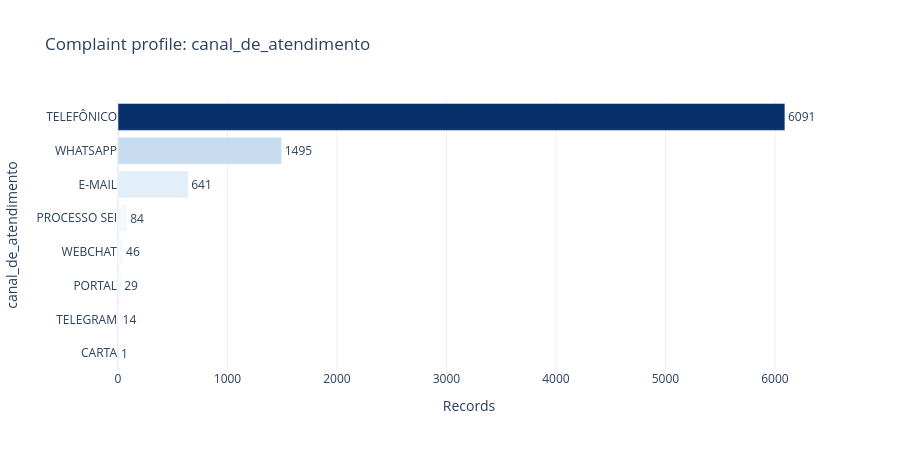
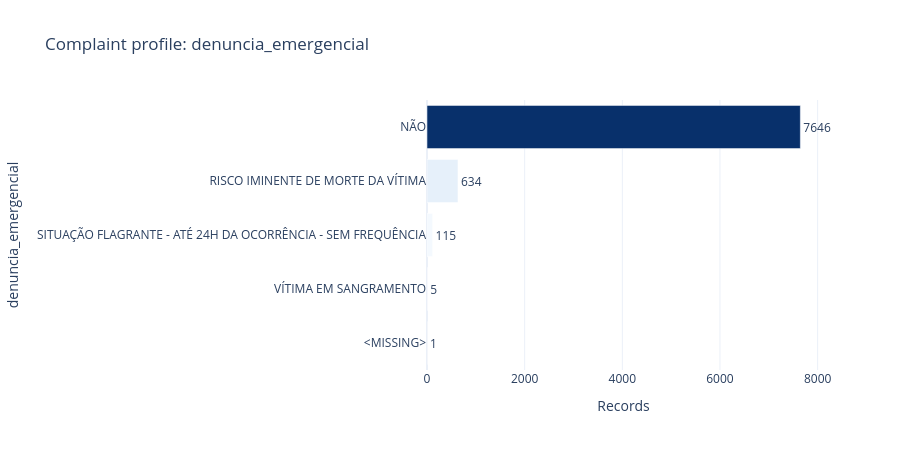
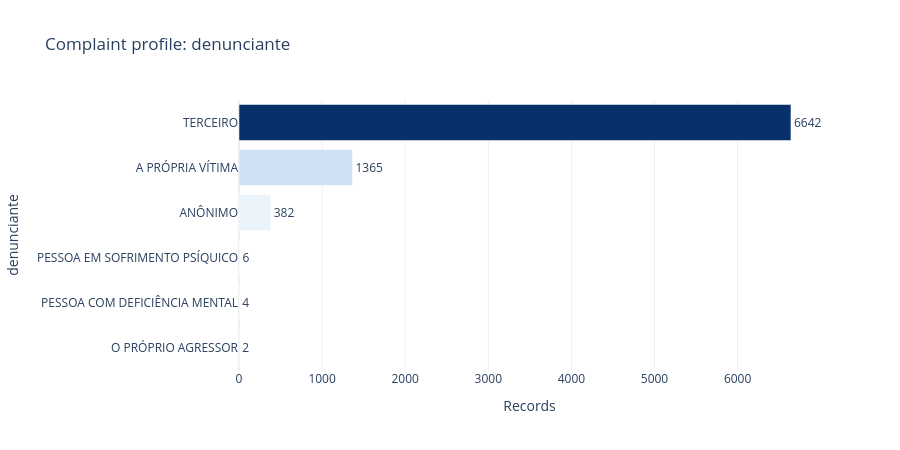
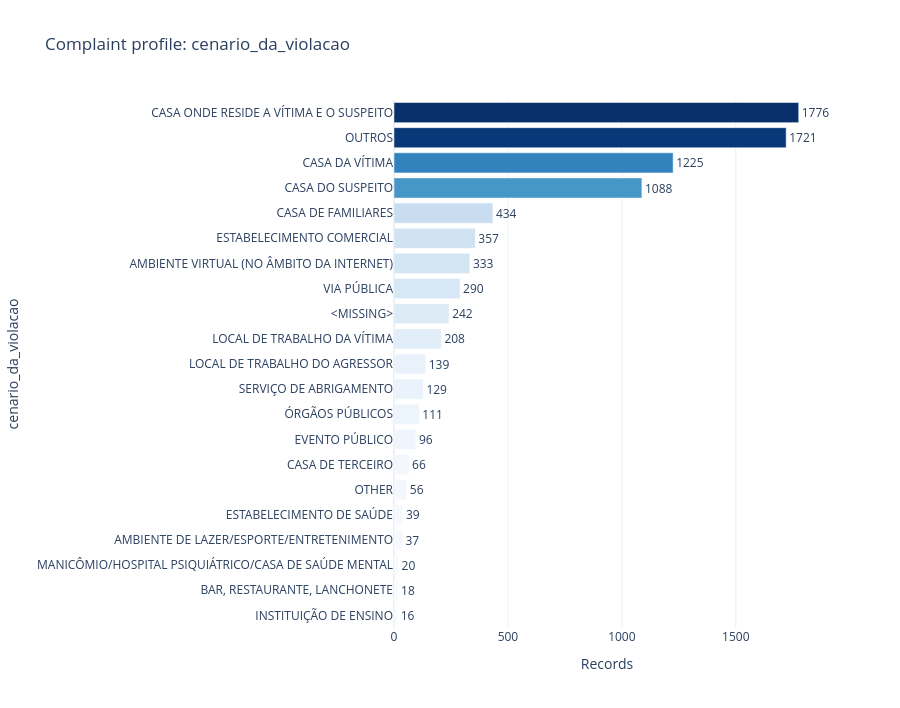

The notebook cell these images were saved under, in order:
### Markdown cell above
## 4.7 Complaint intake and context

These variables describe how the complaint entered the system and the reported setting or recurrence. They characterize recorded reports, not the underlying prevalence of violations.

### Code cell
COMPLAINT_VARIABLES = [
    "canal_de_atendimento", "denuncia_emergencial", "denunciante",
    "cenario_da_violacao", "frequencia", "inicio_das_violacoes"
]
complaint_tables = {}
for column in [c for c in COMPLAINT_VARIABLES if c in df_analysis.columns]:
    fig, table = plot_frequency(
        df_analysis, column,
        title=f"Complaint profile: {column}", top_n=TOP_N,
        include_missing=INCLUDE_MISSING_IN_CHARTS
    )
    fig.show()
    save_figure(fig, f"complaint_{column}.html")
    table.to_csv(TABLE_DIR / f"frequency_{column}.csv", index=False, encoding="utf-8-sig")
    complaint_tables[column] = table

### Figure 1 — Plotly figure (JSON) as saved in the notebook; plotly's stock layout.template omitted (floating-point values rounded to 4 significant figures)
{"data": [{"cliponaxis": false, "customdata": [[0.01, 0.01], [0.17, 0.17], [0.35, 0.35], [0.55, 0.55], [1, 1], [7.63, 7.63], [17.8, 17.8], [72.5, 72.5]], "hovertemplate": "Records=%{marker.color}<br>canal_de_atendimento=%{y}<br>percent_total=%{customdata[0]}<br>percent_valid=%{customdata[1]}<extra></extra>", "legendgroup": "", "marker": {"color": [1, 14, 29, 46, 84, 641, 1495, 6091], "coloraxis": "coloraxis", "pattern": {"shape": ""}}, "name": "", "orientation": "h", "showlegend": false, "text": [1.0, 14.0, 29.0, 46.0, 84.0, 641.0, 1495.0, 6091.0], "textposition": "outside", "type": "bar", "x": [1, 14, 29, 46, 84, 641, 1495, 6091], "xaxis": "x", "y": ["CARTA", "TELEGRAM", "PORTAL", "WEBCHAT", "PROCESSO SEI", "E-MAIL", "WHATSAPP", "TELEFÔNICO"], "yaxis": "y"}], "layout": {"barmode": "relative", "coloraxis": {"autocolorscale": false, "colorbar": {"title": {"text": "Records"}}, "colorscale": [[0, "rgb(247,251,255)"], [0.125, "rgb(222,235,247)"], [0.25, "rgb(198,219,239)"], [0.375, "rgb(158,202,225)"], [0.5, "rgb(107,174,214)"], [0.625, "rgb(66,146,198)"], [0.75, "rgb(33,113,181)"], [0.875, "rgb(8,81,156)"], [1, "rgb(8,48,107)"]], "showscale": false}, "height": 450, "legend": {"tracegroupgap": 0}, "title": {"text": "Complaint profile: canal_de_atendimento"}, "xaxis": {"anchor": "y", "domain": [0, 1], "title": {"text": "Records"}}, "yaxis": {"anchor": "x", "domain": [0, 1], "title": {"text": "canal_de_atendimento"}}}}

### Figure 2 — Plotly figure (JSON) as saved in the notebook; plotly's stock layout.template omitted (floating-point values rounded to 4 significant figures)
{"data": [{"cliponaxis": false, "customdata": [[0.01, null], [0.06, 0.06], [1.37, 1.37], [7.55, 7.55], [91.01, 91.02]], "hovertemplate": "Records=%{marker.color}<br>denuncia_emergencial=%{y}<br>percent_total=%{customdata[0]}<br>percent_valid=%{customdata[1]}<extra></extra>", "legendgroup": "", "marker": {"color": [1, 5, 115, 634, 7646], "coloraxis": "coloraxis", "pattern": {"shape": ""}}, "name": "", "orientation": "h", "showlegend": false, "text": [1.0, 5.0, 115.0, 634.0, 7646.0], "textposition": "outside", "type": "bar", "x": [1, 5, 115, 634, 7646], "xaxis": "x", "y": ["<MISSING>", "VÍTIMA EM SANGRAMENTO", "SITUAÇÃO FLAGRANTE - ATÉ 24H DA OCORRÊNCIA - SEM FREQUÊNCIA", "RISCO IMINENTE DE MORTE DA VÍTIMA", "NÃO"], "yaxis": "y"}], "layout": {"barmode": "relative", "coloraxis": {"autocolorscale": false, "colorbar": {"title": {"text": "Records"}}, "colorscale": [[0, "rgb(247,251,255)"], [0.125, "rgb(222,235,247)"], [0.25, "rgb(198,219,239)"], [0.375, "rgb(158,202,225)"], [0.5, "rgb(107,174,214)"], [0.625, "rgb(66,146,198)"], [0.75, "rgb(33,113,181)"], [0.875, "rgb(8,81,156)"], [1, "rgb(8,48,107)"]], "showscale": false}, "height": 450, "legend": {"tracegroupgap": 0}, "title": {"text": "Complaint profile: denuncia_emergencial"}, "xaxis": {"anchor": "y", "domain": [0, 1], "title": {"text": "Records"}}, "yaxis": {"anchor": "x", "domain": [0, 1], "title": {"text": "denuncia_emergencial"}}}}

### Figure 3 — Plotly figure (JSON) as saved in the notebook; plotly's stock layout.template omitted (floating-point values rounded to 4 significant figures)
{"data": [{"cliponaxis": false, "customdata": [[0.02, 0.02], [0.05, 0.05], [0.07, 0.07], [4.55, 4.55], [16.25, 16.25], [79.06, 79.06]], "hovertemplate": "Records=%{marker.color}<br>denunciante=%{y}<br>percent_total=%{customdata[0]}<br>percent_valid=%{customdata[1]}<extra></extra>", "legendgroup": "", "marker": {"color": [2, 4, 6, 382, 1365, 6642], "coloraxis": "coloraxis", "pattern": {"shape": ""}}, "name": "", "orientation": "h", "showlegend": false, "text": [2.0, 4.0, 6.0, 382.0, 1365.0, 6642.0], "textposition": "outside", "type": "bar", "x": [2, 4, 6, 382, 1365, 6642], "xaxis": "x", "y": ["O PRÓPRIO AGRESSOR", "PESSOA COM DEFICIÊNCIA MENTAL", "PESSOA EM SOFRIMENTO PSÍQUICO", "ANÔNIMO", "A PRÓPRIA VÍTIMA", "TERCEIRO"], "yaxis": "y"}], "layout": {"barmode": "relative", "coloraxis": {"autocolorscale": false, "colorbar": {"title": {"text": "Records"}}, "colorscale": [[0, "rgb(247,251,255)"], [0.125, "rgb(222,235,247)"], [0.25, "rgb(198,219,239)"], [0.375, "rgb(158,202,225)"], [0.5, "rgb(107,174,214)"], [0.625, "rgb(66,146,198)"], [0.75, "rgb(33,113,181)"], [0.875, "rgb(8,81,156)"], [1, "rgb(8,48,107)"]], "showscale": false}, "height": 450, "legend": {"tracegroupgap": 0}, "title": {"text": "Complaint profile: denunciante"}, "xaxis": {"anchor": "y", "domain": [0, 1], "title": {"text": "Records"}}, "yaxis": {"anchor": "x", "domain": [0, 1], "title": {"text": "denunciante"}}}}

### Figure 4 — Plotly figure (JSON) as saved in the notebook; plotly's stock layout.template omitted (floating-point values rounded to 4 significant figures)
{"data": [{"cliponaxis": false, "customdata": [[0.19, 0.2], [0.21, 0.22], [0.24, 0.25], [0.44, 0.45], [0.46, 0.48], [0.66, null], [0.79, 0.81], [1.14, 1.18], [1.32, 1.36], [1.54, 1.58], [1.65, 1.7], [2.48, 2.55], [2.88, null], [3.45, 3.55], [3.96, 4.08], [4.25, 4.38], [5.17, 5.32], [12.95, 13.33], [14.58, 15.01], [20.49, 21.09], [21.14, 21.77]], "hovertemplate": "Records=%{marker.color}<br>cenario_da_violacao=%{y}<br>percent_total=%{customdata[0]}<br>percent_valid=%{customdata[1]}<extra></extra>", "legendgroup": "", "marker": {"color": [16, 18, 20, 37, 39, 56, 66, 96, 111, 129, 139, 208, 242, 290, 333, 357, 434, 1088, 1225, 1721, 1776], "coloraxis": "coloraxis", "pattern": {"shape": ""}}, "name": "", "orientation": "h", "showlegend": false, "text": [16.0, 18.0, 20.0, 37.0, 39.0, 56.0, 66.0, 96.0, 111.0, 129.0, 139.0, 208.0, 242.0, 290.0, 333.0, 357.0, 434.0, 1088.0, 1225.0, 1721.0, 1776.0], "textposition": "outside", "type": "bar", "x": [16, 18, 20, 37, 39, 56, 66, 96, 111, 129, 139, 208, 242, 290, 333, 357, 434, 1088, 1225, 1721, 1776], "xaxis": "x", "y": ["INSTITUIÇÃO DE ENSINO", "BAR, RESTAURANTE, LANCHONETE", "MANICÔMIO/HOSPITAL PSIQUIÁTRICO/CASA DE SAÚDE MENTAL", "AMBIENTE DE LAZER/ESPORTE/ENTRETENIMENTO", "ESTABELECIMENTO DE SAÚDE", "OTHER", "CASA DE TERCEIRO", "EVENTO PÚBLICO", "ÓRGÃOS PÚBLICOS", "SERVIÇO DE ABRIGAMENTO", "LOCAL DE TRABALHO DO AGRESSOR", "LOCAL DE TRABALHO DA VÍTIMA", "<MISSING>", "VIA PÚBLICA", "AMBIENTE VIRTUAL (NO ÂMBITO DA INTERNET)", "ESTABELECIMENTO COMERCIAL", "CASA DE FAMILIARES", "CASA DO SUSPEITO", "CASA DA VÍTIMA", "OUTROS", "CASA ONDE RESIDE A VÍTIMA E O SUSPEITO"], "yaxis": "y"}], "layout": {"barmode": "relative", "coloraxis": {"autocolorscale": false, "colorbar": {"title": {"text": "Records"}}, "colorscale": [[0, "rgb(247,251,255)"], [0.125, "rgb(222,235,247)"], [0.25, "rgb(198,219,239)"], [0.375, "rgb(158,202,225)"], [0.5, "rgb(107,174,214)"], [0.625, "rgb(66,146,198)"], [0.75, "rgb(33,113,181)"], [0.875, "rgb(8,81,156)"], [1, "rgb(8,48,107)"]], "showscale": false}, "height": 708, "legend": {"tracegroupgap": 0}, "title": {"text": "Complaint profile: cenario_da_violacao"}, "xaxis": {"anchor": "y", "domain": [0, 1], "title": {"text": "Records"}}, "yaxis": {"anchor": "x", "domain": [0, 1], "title": {"text": "cenario_da_violacao"}}}}
